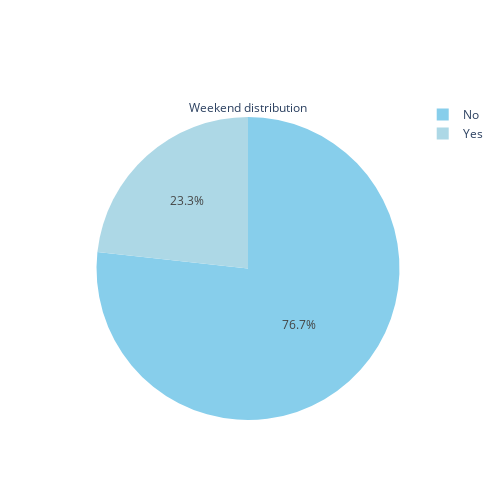

The notebook cell this image was saved under:
### Code cell
colors = ['skyblue','lightblue']

fig = go.Figure(data=[go.Pie(labels=Weekend_counts.index.map({'1': 'Yes', '0': 'No'}), 
                             values=Weekend_counts, marker=dict(colors=colors),
                             title='Weekend distribution')])
fig.update_layout(width=500,height=500)
# Show the plot
fig.show()

### Figure 1 — Plotly figure (JSON) as saved in the notebook; plotly's stock layout.template omitted (floating-point values rounded to 4 significant figures)
{"data": [{"labels": ["No", "Yes"], "marker": {"colors": ["skyblue", "lightblue"]}, "title": {"text": "Weekend distribution"}, "type": "pie", "values": [9462, 2868]}], "layout": {"height": 500, "width": 500}}
